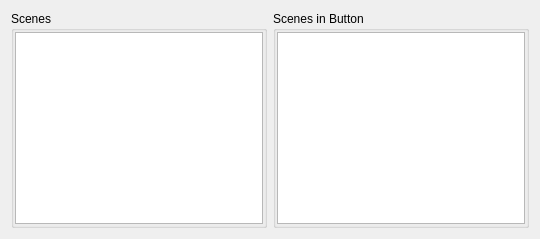
                      <widget class="QFrame" name="frame_26">
                       <property name="minimumSize">
                        <size>
                         <width>346</width>
                         <height>0</height>
                        </size>
                       </property>
                       <property name="maximumSize">
                        <size>
                         <width>540</width>
                         <height>16777215</height>
                        </size>
                       </property>
                       <property name="frameShape">
                        <enum>QFrame::NoFrame</enum>
                       </property>
                       <property name="frameShadow">
                        <enum>QFrame::Raised</enum>
                       </property>
                       <layout class="QHBoxLayout" name="horizontalLayout_11">
                        <item>
                         <widget class="QGroupBox" name="groupBox_3">
                          <property name="minimumSize">
                           <size>
                            <width>161</width>
                            <height>0</height>
                           </size>
                          </property>
                          <property name="maximumSize">
                           <size>
                            <width>16777215</width>
                            <height>16777215</height>
                           </size>
                          </property>
                          <property name="title">
                           <string>Scenes</string>
                          </property>
                          <layout class="QHBoxLayout" name="horizontalLayout_17">
                           <property name="spacing">
                            <number>1</number>
                           </property>
                           <property name="leftMargin">
                            <number>1</number>
                           </property>
                           <property name="topMargin">
                            <number>1</number>
                           </property>
                           <property name="rightMargin">
                            <number>1</number>
                           </property>
                           <property name="bottomMargin">
                            <number>1</number>
                           </property>
                           <item>
                            <widget class="QTableWidget" name="tableWidget_3"/>
                           </item>
                          </layout>
                         </widget>
                        </item>
                        <item>
                         <widget class="QGroupBox" name="groupBox_2">
                          <property name="minimumSize">
                           <size>
                            <width>161</width>
                            <height>0</height>
                           </size>
                          </property>
                          <property name="maximumSize">
                           <size>
                            <width>16777215</width>
                            <height>16777215</height>
                           </size>
                          </property>
                          <property name="title">
                           <string>Scenes in Button</string>
                          </property>
                          <layout class="QVBoxLayout" name="verticalLayout_6">
                           <property name="spacing">
                            <number>1</number>
                           </property>
                           <property name="leftMargin">
                            <number>1</number>
                           </property>
                           <property name="topMargin">
                            <number>1</number>
                           </property>
                           <property name="rightMargin">
                            <number>1</number>
                           </property>
                           <property name="bottomMargin">
                            <number>1</number>
                           </property>
                           <item>
                            <widget class="QTableWidget" name="tableWidget_2"/>
                           </item>
                          </layout>
                         </widget>
                        </item>
                       </layout>
                      </widget>
